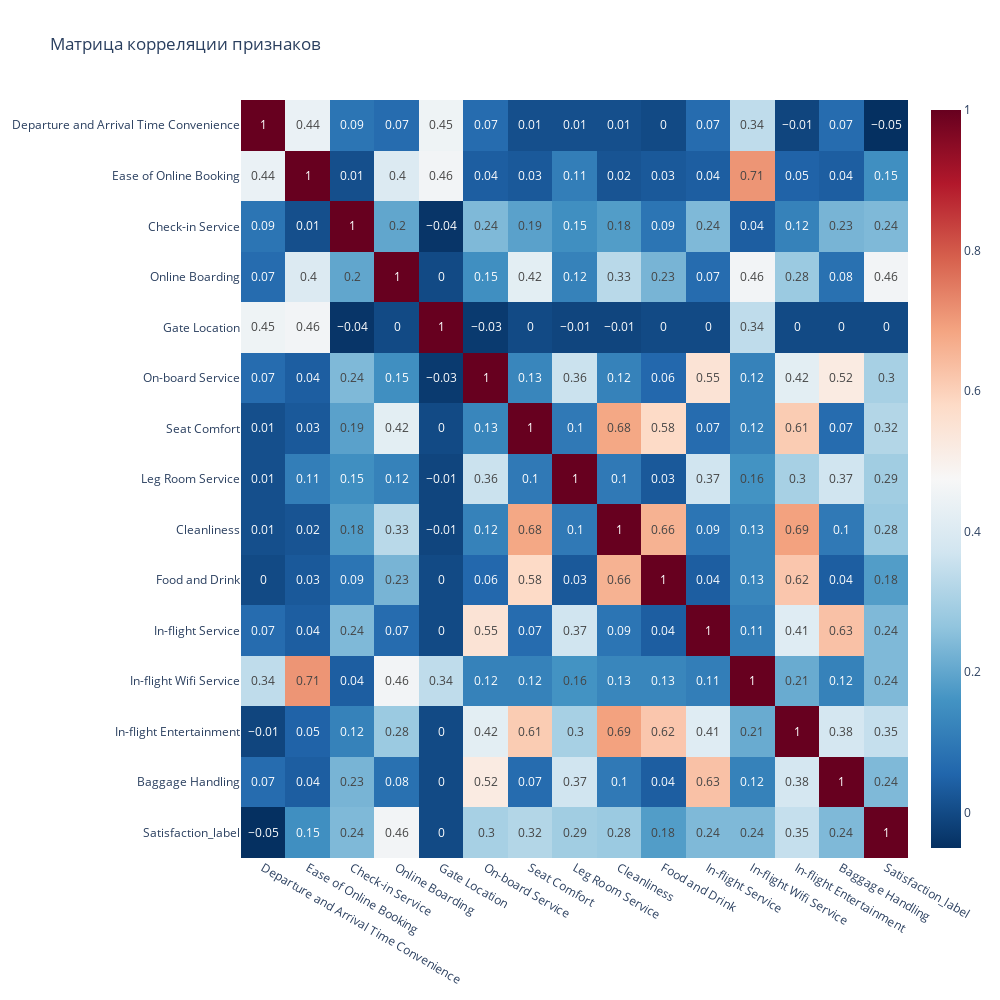

This figure's notebook cell:
### Markdown cell above
Общая матрица корреляции

### Code cell
df_quality = df[quality_features]
df_quality['Satisfaction_label'] = df['Satisfaction_label']
df_quality.head(10)
correlation_matrix = df_quality.corr()

# Сортировка корреляций с целевой переменной MEDV по убыванию
# sort_values(ascending=False): сортирует значения по убыванию
target_correlation = correlation_matrix['Satisfaction_label'].sort_values(ascending=False)
abs_correlation = target_correlation.drop('Satisfaction_label').abs().sort_values(ascending=False)


print("Корреляция признаков с удовлетворением (Satisfaction_label):")
print(target_correlation)

# Тепловая карта корреляций
# px.imshow: создает heatmap (тепловую карту)
# correlation_matrix.round(2): матрица корреляции, округленная до 2 знаков
# color_continuous_scale='RdBu_r': цветовая шкала от синего к красному (reversed)
# aspect="auto": автоматическое соотношение сторон
# text_auto=True: автоматическое отображение значений в ячейках

fig = px.imshow(correlation_matrix.round(2),
                title='Матрица корреляции признаков',
                aspect="auto",
                color_continuous_scale='RdBu_r',
                text_auto=True)
fig.update_layout(width=1000, height=1000)  # Размер графика
fig.show()

### Figure 1 — Plotly figure (JSON) as saved in the notebook; plotly's stock layout.template omitted (floating-point values rounded to 4 significant figures; data arrays with more than 128 entries replaced by an {"elided": "..."} marker saying what was removed)
{"data": [{"coloraxis": "coloraxis", "hovertemplate": "x: %{x}<br>y: %{y}<br>color: %{z}<extra></extra>", "name": "0", "texttemplate": "%{z}", "type": "heatmap", "x": ["Departure and Arrival Time Convenience", "Ease of Online Booking", "Check-in Service", "Online Boarding", "Gate Location", "On-board Service", "Seat Comfort", "Leg Room Service", "Cleanliness", "Food and Drink", "In-flight Service", "In-flight Wifi Service", "In-flight Entertainment", "Baggage Handling", "Satisfaction_label"], "xaxis": "x", "y": ["Departure and Arrival Time Convenience", "Ease of Online Booking", "Check-in Service", "Online Boarding", "Gate Location", "On-board Service", "Seat Comfort", "Leg Room Service", "Cleanliness", "Food and Drink", "In-flight Service", "In-flight Wifi Service", "In-flight Entertainment", "Baggage Handling", "Satisfaction_label"], "yaxis": "y", "z": {"elided": "15x15 float values"}}], "layout": {"coloraxis": {"colorscale": [[0, "rgb(5,48,97)"], [0.1, "rgb(33,102,172)"], [0.2, "rgb(67,147,195)"], [0.3, "rgb(146,197,222)"], [0.4, "rgb(209,229,240)"], [0.5, "rgb(247,247,247)"], [0.6, "rgb(253,219,199)"], [0.7, "rgb(244,165,130)"], [0.8, "rgb(214,96,77)"], [0.9, "rgb(178,24,43)"], [1, "rgb(103,0,31)"]]}, "height": 1000, "title": {"text": "Матрица корреляции признаков"}, "width": 1000, "xaxis": {"anchor": "y", "domain": [0, 1]}, "yaxis": {"anchor": "x", "autorange": "reversed", "domain": [0, 1]}}}
